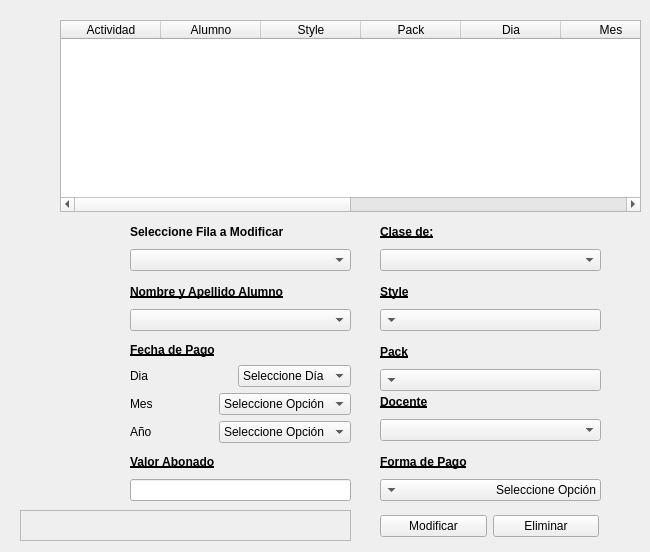
   <widget class="QWidget" name="widget">
    <attribute name="icon">
     <iconset>
      <activeon>:/icons/pix/oxygen/48x48/categories/applications-education.png</activeon>
     </iconset>
    </attribute>
    <attribute name="title">
     <string>Gestión Clases</string>
    </attribute>
    <widget class="QWidget" name="layoutWidget_2">
     <property name="geometry">
      <rect>
       <x>130</x>
       <y>450</y>
       <width>221</width>
       <height>51</height>
      </rect>
     </property>
     <layout class="QVBoxLayout" name="verticalLayout_14">
      <item>
       <widget class="QLabel" name="label_17">
        <property name="font">
         <font>
          <weight>75</weight>
          <bold>true</bold>
          <underline>true</underline>
         </font>
        </property>
        <property name="text">
         <string>Valor Abonado</string>
        </property>
       </widget>
      </item>
      <item>
       <widget class="QLineEdit" name="monto">
        <property name="alignment">
         <set>Qt::AlignRight|Qt::AlignTrailing|Qt::AlignVCenter</set>
        </property>
       </widget>
      </item>
     </layout>
    </widget>
    <widget class="QWidget" name="layoutWidget_3">
     <property name="geometry">
      <rect>
       <x>380</x>
       <y>280</y>
       <width>221</width>
       <height>51</height>
      </rect>
     </property>
     <layout class="QVBoxLayout" name="verticalLayout_15">
      <item>
       <widget class="QLabel" name="label_18">
        <property name="font">
         <font>
          <weight>75</weight>
          <bold>true</bold>
          <underline>true</underline>
          <strikeout>false</strikeout>
         </font>
        </property>
        <property name="text">
         <string>Style</string>
        </property>
       </widget>
      </item>
      <item>
       <widget class="QComboBox" name="style">
        <property name="layoutDirection">
         <enum>Qt::RightToLeft</enum>
        </property>
       </widget>
      </item>
     </layout>
    </widget>
    <widget class="QWidget" name="layoutWidget_4">
     <property name="geometry">
      <rect>
       <x>380</x>
       <y>340</y>
       <width>221</width>
       <height>51</height>
      </rect>
     </property>
     <layout class="QVBoxLayout" name="verticalLayout_16">
      <item>
       <widget class="QLabel" name="label_19">
        <property name="font">
         <font>
          <weight>75</weight>
          <bold>true</bold>
          <underline>true</underline>
         </font>
        </property>
        <property name="text">
         <string>Pack</string>
        </property>
       </widget>
      </item>
      <item>
       <widget class="QComboBox" name="pack">
        <property name="layoutDirection">
         <enum>Qt::RightToLeft</enum>
        </property>
       </widget>
      </item>
     </layout>
    </widget>
    <widget class="QWidget" name="layoutWidget_5">
     <property name="geometry">
      <rect>
       <x>130</x>
       <y>280</y>
       <width>221</width>
       <height>51</height>
      </rect>
     </property>
     <layout class="QVBoxLayout" name="verticalLayout_17">
      <item>
       <widget class="QLabel" name="label_3">
        <property name="font">
         <font>
          <weight>75</weight>
          <bold>true</bold>
          <underline>true</underline>
         </font>
        </property>
        <property name="text">
         <string>Nombre y Apellido Alumno</string>
        </property>
       </widget>
      </item>
      <item>
       <widget class="QComboBox" name="comboBoxAlumno"/>
      </item>
     </layout>
    </widget>
    <widget class="QWidget" name="layoutWidget_6">
     <property name="geometry">
      <rect>
       <x>380</x>
       <y>220</y>
       <width>221</width>
       <height>51</height>
      </rect>
     </property>
     <layout class="QVBoxLayout" name="verticalLayout_18">
      <item>
       <widget class="QLabel" name="label_20">
        <property name="font">
         <font>
          <weight>75</weight>
          <bold>true</bold>
          <underline>true</underline>
         </font>
        </property>
        <property name="text">
         <string>Clase de:</string>
        </property>
       </widget>
      </item>
      <item>
       <widget class="QComboBox" name="comboBoxTipoActividad"/>
      </item>
     </layout>
    </widget>
    <widget class="QWidget" name="layoutWidget_7">
     <property name="geometry">
      <rect>
       <x>380</x>
       <y>450</y>
       <width>221</width>
       <height>51</height>
      </rect>
     </property>
     <layout class="QVBoxLayout" name="verticalLayout_19">
      <item>
       <widget class="QLabel" name="label_21">
        <property name="font">
         <font>
          <weight>75</weight>
          <bold>true</bold>
          <underline>true</underline>
         </font>
        </property>
        <property name="text">
         <string>Forma de Pago</string>
        </property>
       </widget>
      </item>
      <item>
       <widget class="QComboBox" name="formaPago">
        <property name="layoutDirection">
         <enum>Qt::RightToLeft</enum>
        </property>
        <item>
         <property name="text">
          <string>Seleccione Opción</string>
         </property>
        </item>
        <item>
         <property name="text">
          <string>Efectivo</string>
         </property>
        </item>
        <item>
         <property name="text">
          <string>Tarjeta de Crédito</string>
         </property>
        </item>
       </widget>
      </item>
     </layout>
    </widget>
    <widget class="QWidget" name="layoutWidget_11">
     <property name="geometry">
      <rect>
       <x>380</x>
       <y>390</y>
       <width>221</width>
       <height>51</height>
      </rect>
     </property>
     <layout class="QVBoxLayout" name="verticalLayout_21">
      <item>
       <widget class="QLabel" name="label_23">
        <property name="font">
         <font>
          <weight>75</weight>
          <bold>true</bold>
          <underline>true</underline>
         </font>
        </property>
        <property name="text">
         <string>Docente</string>
        </property>
       </widget>
      </item>
      <item>
       <widget class="QComboBox" name="comboBoxDocente"/>
      </item>
     </layout>
    </widget>
    <widget class="QLabel" name="message">
     <property name="geometry">
      <rect>
       <x>20</x>
       <y>510</y>
       <width>331</width>
       <height>31</height>
      </rect>
     </property>
     <property name="font">
      <font>
       <weight>75</weight>
       <bold>true</bold>
      </font>
     </property>
     <property name="frameShape">
      <enum>QFrame::StyledPanel</enum>
     </property>
     <property name="frameShadow">
      <enum>QFrame::Raised</enum>
     </property>
     <property name="lineWidth">
      <number>2</number>
     </property>
     <property name="text">
      <string/>
     </property>
     <property name="alignment">
      <set>Qt::AlignCenter</set>
     </property>
    </widget>
    <widget class="QTableWidget" name="tableAct">
     <property name="geometry">
      <rect>
       <x>60</x>
       <y>20</y>
       <width>581</width>
       <height>192</height>
      </rect>
     </property>
     <column>
      <property name="text">
       <string>Actividad</string>
      </property>
      <property name="textAlignment">
       <set>AlignHCenter|AlignVCenter|AlignCenter</set>
      </property>
     </column>
     <column>
      <property name="text">
       <string>Alumno</string>
      </property>
      <property name="textAlignment">
       <set>AlignHCenter|AlignVCenter|AlignCenter</set>
      </property>
     </column>
     <column>
      <property name="text">
       <string>Style</string>
      </property>
      <property name="textAlignment">
       <set>AlignHCenter|AlignVCenter|AlignCenter</set>
      </property>
     </column>
     <column>
      <property name="text">
       <string>Pack</string>
      </property>
      <property name="textAlignment">
       <set>AlignHCenter|AlignVCenter|AlignCenter</set>
      </property>
     </column>
     <column>
      <property name="text">
       <string>Dia</string>
      </property>
      <property name="textAlignment">
       <set>AlignHCenter|AlignVCenter|AlignCenter</set>
      </property>
     </column>
     <column>
      <property name="text">
       <string>Mes</string>
      </property>
      <property name="textAlignment">
       <set>AlignHCenter|AlignVCenter|AlignCenter</set>
      </property>
     </column>
     <column>
      <property name="text">
       <string>Año</string>
      </property>
      <property name="textAlignment">
       <set>AlignHCenter|AlignVCenter|AlignCenter</set>
      </property>
     </column>
     <column>
      <property name="text">
       <string>Docente</string>
      </property>
      <property name="textAlignment">
       <set>AlignHCenter|AlignVCenter|AlignCenter</set>
      </property>
     </column>
     <column>
      <property name="text">
       <string>Valor</string>
      </property>
      <property name="textAlignment">
       <set>AlignHCenter|AlignVCenter|AlignCenter</set>
      </property>
     </column>
     <column>
      <property name="text">
       <string>Forma de Pago</string>
      </property>
      <property name="textAlignment">
       <set>AlignHCenter|AlignVCenter|AlignCenter</set>
      </property>
     </column>
    </widget>
    <widget class="QWidget" name="layoutWidget">
     <property name="geometry">
      <rect>
       <x>130</x>
       <y>340</y>
       <width>221</width>
       <height>103</height>
      </rect>
     </property>
     <layout class="QVBoxLayout" name="verticalLayout_2">
      <item>
       <widget class="QLabel" name="label_16">
        <property name="font">
         <font>
          <weight>75</weight>
          <bold>true</bold>
          <underline>true</underline>
         </font>
        </property>
        <property name="text">
         <string>Fecha de Pago</string>
        </property>
       </widget>
      </item>
      <item>
       <layout class="QHBoxLayout" name="horizontalLayout_4">
        <item>
         <widget class="QLabel" name="label_27">
          <property name="text">
           <string>Dia</string>
          </property>
         </widget>
        </item>
        <item>
         <widget class="QComboBox" name="comboBoxDia">
          <item>
           <property name="text">
            <string>Seleccione Día</string>
           </property>
          </item>
          <item>
           <property name="text">
            <string>1</string>
           </property>
          </item>
          <item>
           <property name="text">
            <string>2</string>
           </property>
          </item>
          <item>
           <property name="text">
            <string>3</string>
           </property>
          </item>
          <item>
           <property name="text">
            <string>4</string>
           </property>
          </item>
          <item>
           <property name="text">
            <string>5</string>
           </property>
          </item>
          <item>
           <property name="text">
            <string>6</string>
           </property>
          </item>
          <item>
           <property name="text">
            <string>7</string>
           </property>
          </item>
          <item>
           <property name="text">
            <string>8</string>
           </property>
          </item>
          <item>
           <property name="text">
            <string>9</string>
           </property>
          </item>
          <item>
           <property name="text">
            <string>10</string>
           </property>
          </item>
          <item>
           <property name="text">
            <string>11</string>
           </property>
          </item>
          <item>
           <property name="text">
            <string>12</string>
           </property>
          </item>
          <item>
           <property name="text">
            <string>13</string>
           </property>
          </item>
          <item>
           <property name="text">
            <string>14</string>
           </property>
          </item>
          <item>
           <property name="text">
            <string>15</string>
           </property>
          </item>
          <item>
           <property name="text">
            <string>16</string>
           </property>
          </item>
          <item>
           <property name="text">
            <string>17</string>
           </property>
          </item>
          <item>
           <property name="text">
            <string>18</string>
           </property>
          </item>
          <item>
           <property name="text">
            <string>19</string>
           </property>
          </item>
          <item>
           <property name="text">
            <string>20</string>
           </property>
          </item>
          <item>
           <property name="text">
            <string>21</string>
           </property>
          </item>
          <item>
           <property name="text">
            <string>22</string>
           </property>
          </item>
          <item>
           <property name="text">
            <string>23</string>
           </property>
          </item>
          <item>
           <property name="text">
            <string>24</string>
           </property>
          </item>
          <item>
           <property name="text">
            <string>25</string>
           </property>
          </item>
          <item>
           <property name="text">
            <string>26</string>
           </property>
          </item>
          <item>
           <property name="text">
            <string>27</string>
           </property>
          </item>
          <item>
           <property name="text">
            <string>28</string>
           </property>
          </item>
          <item>
           <property name="text">
            <string>29</string>
           </property>
          </item>
          <item>
           <property name="text">
            <string>30</string>
           </property>
          </item>
          <item>
           <property name="text">
            <string>31</string>
           </property>
          </item>
         </widget>
        </item>
       </layout>
      </item>
      <item>
       <layout class="QHBoxLayout" name="horizontalLayout_6">
        <item>
         <widget class="QLabel" name="label_22">
          <property name="text">
           <string>Mes</string>
          </property>
         </widget>
        </item>
        <item>
         <widget class="QComboBox" name="mes_3">
          <item>
           <property name="text">
            <string>Seleccione Opción</string>
           </property>
          </item>
          <item>
           <property name="text">
            <string>Enero</string>
           </property>
          </item>
          <item>
           <property name="text">
            <string>Febrero</string>
           </property>
          </item>
          <item>
           <property name="text">
            <string>Marzo</string>
           </property>
          </item>
          <item>
           <property name="text">
            <string>Abril</string>
           </property>
          </item>
          <item>
           <property name="text">
            <string>Mayo</string>
           </property>
          </item>
          <item>
           <property name="text">
            <string>Junio</string>
           </property>
          </item>
          <item>
           <property name="text">
            <string>Julio</string>
           </property>
          </item>
          <item>
           <property name="text">
            <string>Agosto</string>
           </property>
          </item>
          <item>
           <property name="text">
            <string>Septiembre</string>
           </property>
          </item>
          <item>
           <property name="text">
            <string>Octubre</string>
           </property>
          </item>
          <item>
           <property name="text">
            <string>Noviembre</string>
           </property>
          </item>
          <item>
           <property name="text">
            <string>Diciembre</string>
           </property>
          </item>
         </widget>
        </item>
       </layout>
      </item>
      <item>
       <layout class="QHBoxLayout" name="horizontalLayout_7">
        <item>
         <widget class="QLabel" name="label_26">
          <property name="text">
           <string>Año</string>
          </property>
         </widget>
        </item>
        <item>
         <widget class="QComboBox" name="anio_3">
          <item>
           <property name="text">
            <string>Seleccione Opción</string>
           </property>
          </item>
          <item>
           <property name="text">
            <string>2000</string>
           </property>
          </item>
          <item>
           <property name="text">
            <string>2001</string>
           </property>
          </item>
          <item>
           <property name="text">
            <string>2002</string>
           </property>
          </item>
          <item>
           <property name="text">
            <string>2003</string>
           </property>
          </item>
          <item>
           <property name="text">
            <string>2004</string>
           </property>
          </item>
          <item>
           <property name="text">
            <string>2005</string>
           </property>
          </item>
          <item>
           <property name="text">
            <string>2006</string>
           </property>
          </item>
          <item>
           <property name="text">
            <string>2007</string>
           </property>
          </item>
          <item>
           <property name="text">
            <string>2008</string>
           </property>
          </item>
          <item>
           <property name="text">
            <string>2009</string>
           </property>
          </item>
          <item>
           <property name="text">
            <string>2010</string>
           </property>
          </item>
          <item>
           <property name="text">
            <string>2011</string>
           </property>
          </item>
          <item>
           <property name="text">
            <string>2012</string>
           </property>
          </item>
          <item>
           <property name="text">
            <string>2013</string>
           </property>
          </item>
          <item>
           <property name="text">
            <string>2014</string>
           </property>
          </item>
          <item>
           <property name="text">
            <string>2015</string>
           </property>
          </item>
          <item>
           <property name="text">
            <string>2016</string>
           </property>
          </item>
          <item>
           <property name="text">
            <string>2017</string>
           </property>
          </item>
          <item>
           <property name="text">
            <string>2018</string>
           </property>
          </item>
          <item>
           <property name="text">
            <string>2019</string>
           </property>
          </item>
          <item>
           <property name="text">
            <string>2020</string>
           </property>
          </item>
          <item>
           <property name="text">
            <string>2021</string>
           </property>
          </item>
          <item>
           <property name="text">
            <string>2022</string>
           </property>
          </item>
          <item>
           <property name="text">
            <string>2023</string>
           </property>
          </item>
          <item>
           <property name="text">
            <string>2024</string>
           </property>
          </item>
          <item>
           <property name="text">
            <string>2025</string>
           </property>
          </item>
          <item>
           <property name="text">
            <string>2026</string>
           </property>
          </item>
          <item>
           <property name="text">
            <string>2027</string>
           </property>
          </item>
          <item>
           <property name="text">
            <string>2028</string>
           </property>
          </item>
          <item>
           <property name="text">
            <string>2029</string>
           </property>
          </item>
          <item>
           <property name="text">
            <string>2030</string>
           </property>
          </item>
          <item>
           <property name="text">
            <string>2031</string>
           </property>
          </item>
          <item>
           <property name="text">
            <string>2032</string>
           </property>
          </item>
          <item>
           <property name="text">
            <string>2033</string>
           </property>
          </item>
          <item>
           <property name="text">
            <string>2034</string>
           </property>
          </item>
          <item>
           <property name="text">
            <string>2035</string>
           </property>
          </item>
          <item>
           <property name="text">
            <string>2036</string>
           </property>
          </item>
          <item>
           <property name="text">
            <string>2037</string>
           </property>
          </item>
          <item>
           <property name="text">
            <string>2038</string>
           </property>
          </item>
          <item>
           <property name="text">
            <string>2039</string>
           </property>
          </item>
          <item>
           <property name="text">
            <string>2040</string>
           </property>
          </item>
          <item>
           <property name="text">
            <string>2041</string>
           </property>
          </item>
          <item>
           <property name="text">
            <string>2042</string>
           </property>
          </item>
          <item>
           <property name="text">
            <string>2043</string>
           </property>
          </item>
          <item>
           <property name="text">
            <string>2044</string>
           </property>
          </item>
          <item>
           <property name="text">
            <string>2045</string>
           </property>
          </item>
          <item>
           <property name="text">
            <string>2046</string>
           </property>
          </item>
          <item>
           <property name="text">
            <string>2047</string>
           </property>
          </item>
          <item>
           <property name="text">
            <string>2048</string>
           </property>
          </item>
          <item>
           <property name="text">
            <string>2049</string>
           </property>
          </item>
          <item>
           <property name="text">
            <string>2050</string>
           </property>
          </item>
          <item>
           <property name="text">
            <string>2051</string>
           </property>
          </item>
          <item>
           <property name="text">
            <string>2052</string>
           </property>
          </item>
          <item>
           <property name="text">
            <string>2053</string>
           </property>
          </item>
          <item>
           <property name="text">
            <string>2054</string>
           </property>
          </item>
          <item>
           <property name="text">
            <string>2055</string>
           </property>
          </item>
          <item>
           <property name="text">
            <string>2056</string>
           </property>
          </item>
          <item>
           <property name="text">
            <string>2057</string>
           </property>
          </item>
          <item>
           <property name="text">
            <string>2058</string>
           </property>
          </item>
          <item>
           <property name="text">
            <string>2059</string>
           </property>
          </item>
          <item>
           <property name="text">
            <string>2060</string>
           </property>
          </item>
          <item>
           <property name="text">
            <string>2061</string>
           </property>
          </item>
          <item>
           <property name="text">
            <string>2062</string>
           </property>
          </item>
          <item>
           <property name="text">
            <string>2063</string>
           </property>
          </item>
          <item>
           <property name="text">
            <string>2064</string>
           </property>
          </item>
          <item>
           <property name="text">
            <string>2065</string>
           </property>
          </item>
          <item>
           <property name="text">
            <string>2066</string>
           </property>
          </item>
          <item>
           <property name="text">
            <string>2067</string>
           </property>
          </item>
          <item>
           <property name="text">
            <string>2068</string>
           </property>
          </item>
          <item>
           <property name="text">
            <string>2069</string>
           </property>
          </item>
          <item>
           <property name="text">
            <string>2070</string>
           </property>
          </item>
          <item>
           <property name="text">
            <string>2071</string>
           </property>
          </item>
          <item>
           <property name="text">
            <string>2072</string>
           </property>
          </item>
          <item>
           <property name="text">
            <string>2073</string>
           </property>
          </item>
          <item>
           <property name="text">
            <string>2074</string>
           </property>
          </item>
          <item>
           <property name="text">
            <string>2075</string>
           </property>
          </item>
          <item>
           <property name="text">
            <string>2076</string>
           </property>
          </item>
          <item>
           <property name="text">
            <string>2077</string>
           </property>
          </item>
          <item>
           <property name="text">
            <string>2078</string>
           </property>
          </item>
          <item>
           <property name="text">
            <string>2079</string>
           </property>
          </item>
          <item>
           <property name="text">
            <string>2080</string>
           </property>
          </item>
          <item>
           <property name="text">
            <string>2081</string>
           </property>
          </item>
          <item>
           <property name="text">
            <string>2082</string>
           </property>
          </item>
          <item>
           <property name="text">
            <string>2083</string>
           </property>
          </item>
          <item>
           <property name="text">
            <string>2084</string>
           </property>
          </item>
          <item>
           <property name="text">
            <string>2085</string>
           </property>
          </item>
          <item>
           <property name="text">
            <string>2086</string>
           </property>
          </item>
          <item>
           <property name="text">
            <string>2087</string>
           </property>
          </item>
          <item>
           <property name="text">
            <string>2088</string>
           </property>
          </item>
          <item>
           <property name="text">
            <string>2089</string>
           </property>
          </item>
          <item>
           <property name="text">
            <string>2090</string>
           </property>
          </item>
          <item>
           <property name="text">
            <string>2091</string>
           </property>
          </item>
          <item>
           <property name="text">
            <string>2092</string>
           </property>
          </item>
          <item>
           <property name="text">
            <string>2093</string>
           </property>
          </item>
          <item>
           <property name="text">
            <string>2094</string>
           </property>
          </item>
          <item>
           <property name="text">
            <string>2095</string>
           </property>
          </item>
          <item>
           <property name="text">
            <string>2096</string>
           </property>
          </item>
          <item>
           <property name="text">
            <string>2097</string>
           </property>
          </item>
          <item>
           <property name="text">
            <string>2098</string>
           </property>
          </item>
          <item>
           <property name="text">
            <string>2099</string>
           </property>
          </item>
         </widget>
        </item>
       </layout>
      </item>
     </layout>
    </widget>
    <widget class="QWidget" name="layoutWidget">
     <property name="geometry">
      <rect>
       <x>380</x>
       <y>510</y>
       <width>219</width>
       <height>33</height>
      </rect>
     </property>
     <layout class="QHBoxLayout" name="horizontalLayout_8">
      <item>
       <widget class="QPushButton" name="mod">
        <property name="text">
         <string>Modificar</string>
        </property>
        <property name="icon">
         <iconset>
          <activeon>:/icons/pix/oxygen/48x48/actions/im-status-message-edit.png</activeon>
         </iconset>
        </property>
        <property name="iconSize">
         <size>
          <width>22</width>
          <height>22</height>
         </size>
        </property>
       </widget>
      </item>
      <item>
       <widget class="QPushButton" name="erase">
        <property name="text">
         <string>Eliminar</string>
        </property>
        <property name="icon">
         <iconset>
          <activeon>:/icons/pix/oxygen/48x48/status/task-attention.png</activeon>
         </iconset>
        </property>
        <property name="iconSize">
         <size>
          <width>22</width>
          <height>22</height>
         </size>
        </property>
       </widget>
      </item>
     </layout>
    </widget>
    <widget class="QWidget" name="layoutWidget">
     <property name="geometry">
      <rect>
       <x>130</x>
       <y>220</y>
       <width>221</width>
       <height>51</height>
      </rect>
     </property>
     <layout class="QVBoxLayout" name="verticalLayout_20">
      <item>
       <widget class="QLabel" name="label_28">
        <property name="font">
         <font>
          <weight>75</weight>
          <bold>true</bold>
         </font>
        </property>
        <property name="text">
         <string>Seleccione Fila a Modificar</string>
        </property>
       </widget>
      </item>
      <item>
       <widget class="QComboBox" name="comboBoxId"/>
      </item>
     </layout>
    </widget>
   </widget>
